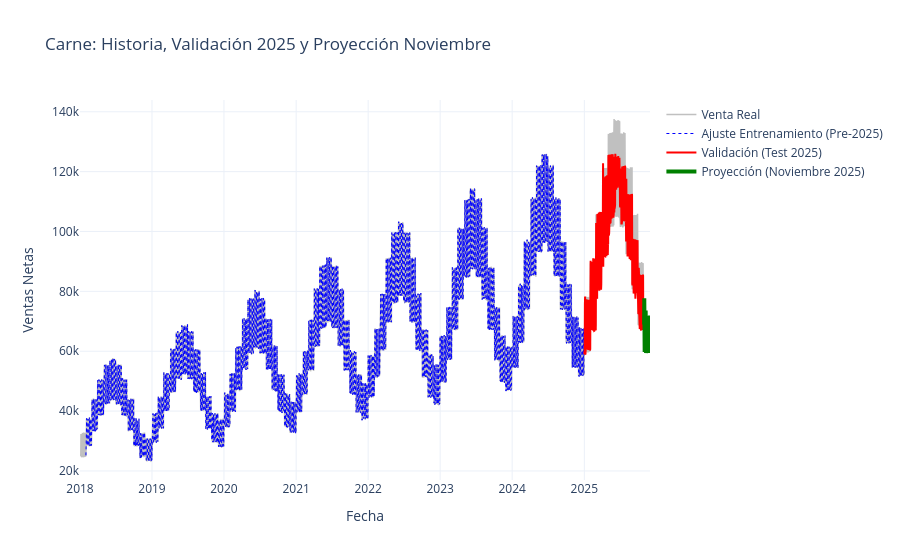

Here is the notebook cell this chart was saved with:
### Markdown cell above
### 7.2 Carne

**Corrección:** en tu versión, la exportación de Carne se guardaba como `Analisis_Final_Ventas_Pollo.xlsx` y habría **sobrescrito el Excel de Pollo**. Aquí se guarda como `Analisis_Final_Ventas_Carne.xlsx`. El resto del código es el tuyo.

### Code cell
import pandas as pd
import numpy as np
import plotly.graph_objects as go
import xgboost as xgb
from pathlib import Path
from datetime import timedelta

# --- 1. CARGA Y PREPARACIÓN ---
ARCHIVO = BASE / "ventas_diarias_carne_pollo_143k_filas.xlsx"

Df = pd.read_excel(ARCHIVO, sheet_name="DATA")
NewDf = Df.copy()
NewDf["Fecha"] = pd.to_datetime(NewDf["Fecha"])
NewDf = NewDf[NewDf["Producto"] == "Carne"] 
pw_clean = NewDf.groupby("Fecha")["Ventas_Netas"].sum().to_frame()
pw_clean.sort_index(inplace=True)

def create_features(df):
    df = df.copy()
    df['día'] = df.index.day
    df['díadelasemana'] = df.index.dayofweek
    df['mes'] = df.index.month
    df['trimestre'] = df.index.quarter
    df['año'] = df.index.year
    df['díadelaño'] = df.index.dayofyear
    return df

def add_lags(df):
    df = df.copy()
    for lag in [1, 7, 14, 30]:
        df[f'Ventas_Netas_lag{lag}'] = df['Ventas_Netas'].shift(lag)
    df['Ventas_Netas_rolling7']  = df['Ventas_Netas'].shift(1).rolling(7).mean()
    df['Ventas_Netas_rolling30'] = df['Ventas_Netas'].shift(1).rolling(30).mean()
    return df

features = ['día', 'díadelasemana', 'mes', 'trimestre', 'año', 'díadelaño',
            'Ventas_Netas_lag1', 'Ventas_Netas_lag7', 'Ventas_Netas_lag14', 'Ventas_Netas_lag30', 
            'Ventas_Netas_rolling7', 'Ventas_Netas_rolling30']

# --- 3. DIVISIÓN DE DATOS Y ENTRENAMIENTO ---
# Preparamos toda la data con lags
full_data = add_lags(create_features(pw_clean)).dropna()

train_data = full_data[full_data.index < '2025-01-01']
test_data = full_data[full_data.index >= '2025-01-01']

xgb_reg = xgb.XGBRegressor(n_estimators=1000, max_depth=12, learning_rate=0.3, random_state=42)
xgb_reg.fit(train_data[features], train_data['Ventas_Netas'])

# Predicciones para la gráfica
train_preds = xgb_reg.predict(train_data[features])
test_preds = xgb_reg.predict(test_data[features])

# --- 4. PROYECCIÓN FUTURA (NOVIEMBRE 2025) ---
df_proy = pw_clean.copy()
ultima_fecha_real = pw_clean.index.max()

for _ in range(30):
    nueva_fecha = df_proy.index.max() + timedelta(days=1)
    df_proy.loc[nueva_fecha, 'Ventas_Netas'] = np.nan
    
    temp = add_lags(create_features(df_proy))
    X_f = temp.loc[[nueva_fecha], features]
    
    pred = xgb_reg.predict(X_f)[0]
    df_proy.loc[nueva_fecha, 'Ventas_Netas'] = max(0, pred)

proyeccion_nov = df_proy.loc[df_proy.index > ultima_fecha_real].copy()

# --- 5. GRÁFICA PROFESIONAL ---
fig = go.Figure()

# 1. Historia Real (Todo lo que está en el Excel)
fig.add_trace(go.Scatter(x=pw_clean.index, y=pw_clean['Ventas_Netas'],
                         name='Venta Real', line=dict(color='silver', width=1.5)))

# 2. Ajuste de Entrenamiento (Hasta Dic 2024)
fig.add_trace(go.Scatter(x=train_data.index, y=train_preds,
                         name='Ajuste Entrenamiento (Pre-2025)', line=dict(color='blue', width=1, dash='dot')))

# 3. Testeo / Validación (Enero - Octubre 2025)
# Conectamos con el último punto de entrenamiento para que sea continua
fig.add_trace(go.Scatter(x=test_data.index, y=test_preds,
                         name='Validación (Test 2025)', line=dict(color='red', width=2)))


ultimo_real = pw_clean.tail(1)
x_p = pd.concat([ultimo_real.index.to_series(), proyeccion_nov.index.to_series()])
y_p = pd.concat([ultimo_real['Ventas_Netas'], proyeccion_nov['Ventas_Netas']])

fig.add_trace(go.Scatter(x=x_p, y=y_p,
                         name='Proyección (Noviembre 2025)', line=dict(color='green', width=4)))

# Configuración de Layout
fig.update_layout(
    title="Carne: Historia, Validación 2025 y Proyección Noviembre",
    xaxis_title="Fecha", yaxis_title="Ventas Netas",
    template="plotly_white", hovermode="x unified"
)


fig.show()
# --- 7. CONSOLIDACIÓN Y EXPORTACIÓN A EXCEL ---
df_export = pw_clean.copy()
df_export.columns = ['Venta_Real']

df_export.loc[train_data.index, 'Entrenamiento_Ajuste'] = train_preds

df_export.loc[test_data.index, 'Validacion_Test_2025'] = test_preds

# 4. Agregamos la proyección de Noviembre (El futuro)
for fecha_f in proyeccion_nov.index:
    df_export.loc[fecha_f, 'Proyeccion_Noviembre'] = proyeccion_nov.loc[fecha_f, 'Ventas_Netas']

df_export = df_export.round(0)

nombre_final_excel = "Analisis_Final_Ventas_Carne.xlsx"  # corregido: antes decía Pollo y sobrescribía el archivo
df_export.to_excel(nombre_final_excel, index_label='Fecha')

print("Excel generado con éxito")
print(f"📁 Nombre: {nombre_final_excel}")
print(f"Columnas incluidas: Venta_Real, Entrenamiento_Ajuste, Validacion_Test_2025, Proyeccion_Noviembre")

### Figure 1 — Plotly figure (JSON) as saved in the notebook; plotly's stock layout.template omitted (floating-point values rounded to 4 significant figures; data arrays with more than 128 entries replaced by an {"elided": "..."} marker saying what was removed)
{"data": [{"line": {"color": "silver", "width": 1.5}, "name": "Venta Real", "type": "scatter", "x": {"elided": "2861 str values"}, "y": {"elided": "2861 float values"}}, {"line": {"color": "blue", "dash": "dot", "width": 1}, "name": "Ajuste Entrenamiento (Pre-2025)", "type": "scatter", "x": {"elided": "2527 str values"}, "y": {"elided": "2527 float values"}}, {"line": {"color": "red", "width": 2}, "name": "Validación (Test 2025)", "type": "scatter", "x": {"elided": "304 str values"}, "y": {"elided": "304 float values"}}, {"line": {"color": "green", "width": 4}, "name": "Proyección (Noviembre 2025)", "type": "scatter", "x": ["2025-10-31T00:00:00.000000000", "2025-11-01T00:00:00.000000000", "2025-11-02T00:00:00.000000000", "2025-11-03T00:00:00.000000000", "2025-11-04T00:00:00.000000000", "2025-11-05T00:00:00.000000000", "2025-11-06T00:00:00.000000000", "2025-11-07T00:00:00.000000000", "2025-11-08T00:00:00.000000000", "2025-11-09T00:00:00.000000000", "2025-11-10T00:00:00.000000000", "2025-11-11T00:00:00.000000000", "2025-11-12T00:00:00.000000000", "2025-11-13T00:00:00.000000000", "2025-11-14T00:00:00.000000000", "2025-11-15T00:00:00.000000000", "2025-11-16T00:00:00.000000000", "2025-11-17T00:00:00.000000000", "2025-11-18T00:00:00.000000000", "2025-11-19T00:00:00.000000000", "2025-11-20T00:00:00.000000000", "2025-11-21T00:00:00.000000000", "2025-11-22T00:00:00.000000000", "2025-11-23T00:00:00.000000000", "2025-11-24T00:00:00.000000000", "2025-11-25T00:00:00.000000000", "2025-11-26T00:00:00.000000000", "2025-11-27T00:00:00.000000000", "2025-11-28T00:00:00.000000000", "2025-11-29T00:00:00.000000000", "2025-11-30T00:00:00.000000000"], "y": [68920.0, 77680.0, 72270.0, 59750.0, 61100.0, 61130.0, 61130.0, 63860.0, 73590.0, 72930.0, 59370.0, 61250.0, 61670.0, 62120.0, 64390.0, 71410.0, 71890.0, 59400.0, 61240.0, 61720.0, 61960.0, 64220.0, 70920.0, 71830.0, 59420.0, 61500.0, 61800.0, 62150.0, 64200.0, 71130.0, 71910.0]}], "layout": {"hovermode": "x unified", "title": {"text": "Carne: Historia, Validación 2025 y Proyección Noviembre"}, "xaxis": {"title": {"text": "Fecha"}}, "yaxis": {"title": {"text": "Ventas Netas"}}}}
